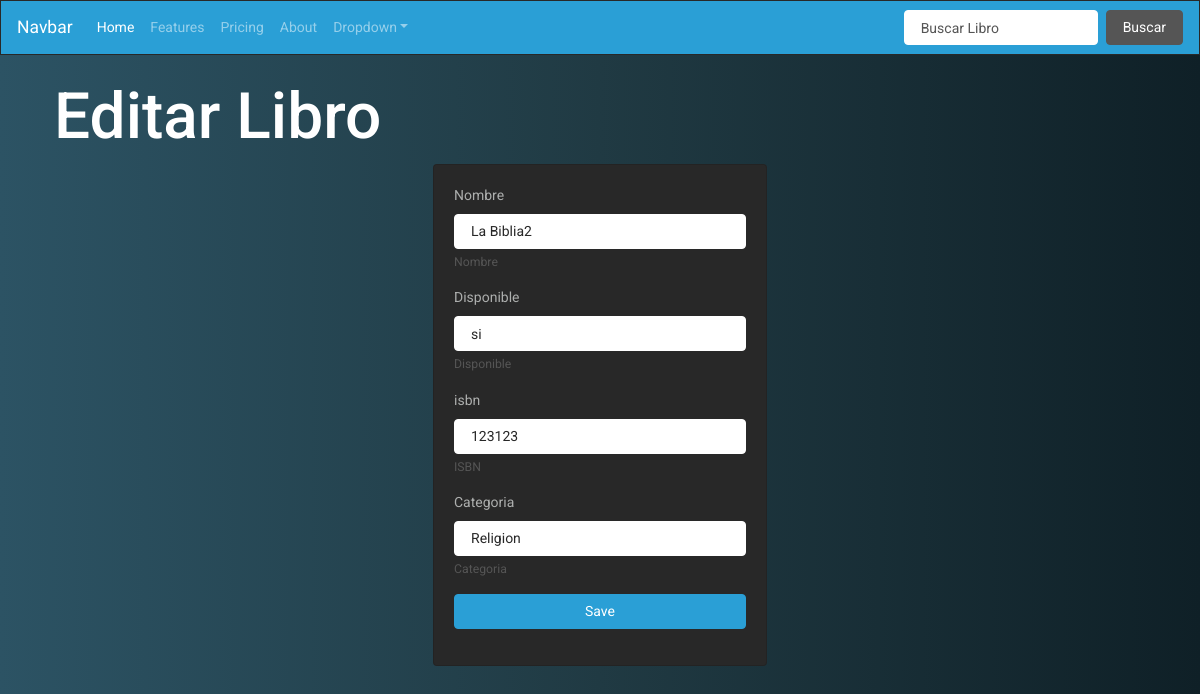
Page /edit/2 on the committed database.
### tables this page shows
CREATE TABLE libro (id INTEGER PRIMARY KEY AUTOINCREMENT, nombre TEXT, disponible TEXT, isbn TEXT, categoria TEXT);

### app.py (the view)
@app.route('/edit/<id>')
def edit_book(id):
    conn = sqlite3.connect('libreria.db')
    print('Opened db succesfully')
    cur = conn.cursor()
    cur.execute("SELECT * FROM libro WHERE id = ?",(id,))
    data = cur.fetchall()
    print(data[0])
    return render_template('edit.html', libro=data[0])

### templates/edit.html
{% extends 'layout.html' %}
{% block body %}
<h1>Editar Libro</h1>
    <div class="col-md-4 offset-md-4">
        <div class="card card-body">
            <form action = "/update/{{ libro.0 }}", method="post">
                <div class="form-group">
                    <label for="nombre">Nombre</label>
                    <input type="text" class="form-control" name="nombre" value="{{ libro.1 }}">
                    <small id="emailHelp" class="form-text text-muted">Nombre</small>
                </div>
                <div class="form-group">
                    <label for="disponible">Disponible</label>
                    <input type="text" class="form-control" name="disponible" value="{{ libro.2 }}">
                    <small id="emailHelp" class="form-text text-muted">Disponible</small>
                </div>
                <div class="form-group">
                    <label for="isbn">isbn</label>
                    <input type="text" class="form-control" name="isbn" value="{{ libro.3 }}">
                    <small id="emailHelp" class="form-text text-muted">ISBN</small>
                </div>
                <div class="form-group">
                    <label for="categoria">Categoria</label>
                    <input type="text" class="form-control" name="categoria" value="{{ libro.4 }}">
                    <small id="emailHelp" class="form-text text-muted">Categoria</small>
                </div>
                <div class="form-group">
                    <button type="submit" class="btn btn-primary btn-block">Save</button>
                </div>
            </form>
        </div>
    </div>
{% endblock %}

### static/css/main.css (style rules this page uses)
body { background: #0F2027; background: -webkit-linear-gradient(to right, #2C5364, #203A43, #0F2027); background: linear-gradient(to right, #2C5364, #203A43, #0F2027); }

### rows in the picture
libro: nombre "La Biblia2", disponible "si", isbn "123123", categoria "Religion"
